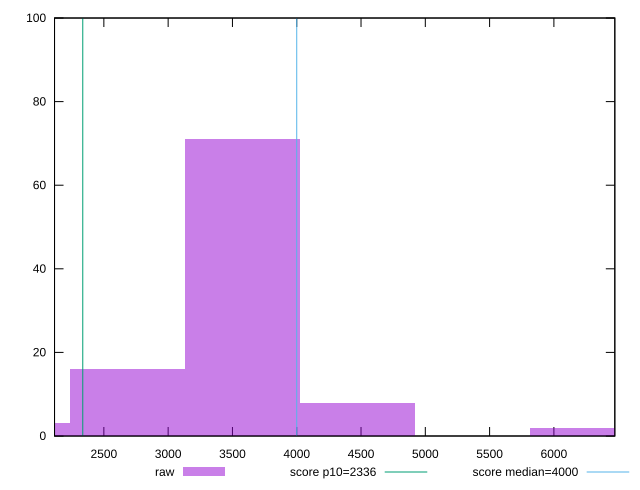

Write gnuplot code to recreate this figure.
reset

$raw <<EOF
3579.462978950202 71
4474.328723687752 8
6264.060213162853 2
2684.5972342126515 16
1789.731489475101 3
EOF

set key outside below
set boxwidth 894.8657447375505
set xrange [2116.41:6473.8195]
set yrange [0:100]
set trange [0:100]
set style fill transparent solid 0.5 noborder

set parametric
set terminal svg size 640, 490 enhanced background rgb 'white'
set output "reprap/first-contentful-paint/samples/pages/raw/histogram.svg"

plot $raw title "raw" with boxes, \
     2336,t title "score p10=2336", \
     4000,t title "score median=4000"

reset
